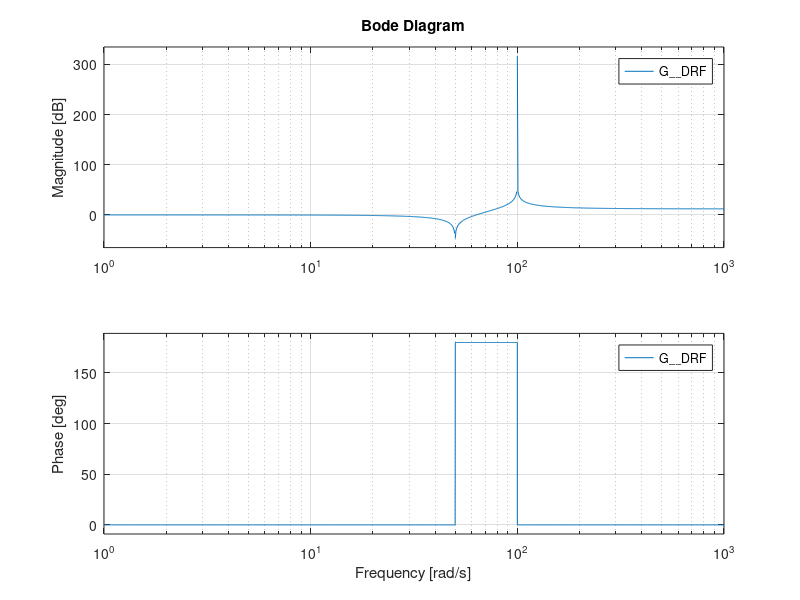

Source code (MATLAB):


%% Disturbance frequency:
wp = 100;

wz = 50;

s = tf('s');

G__DRF = ( (s^2)/wz^2 + 1 )/( s^2/wp^2 + 1)

bode(G__DRF)